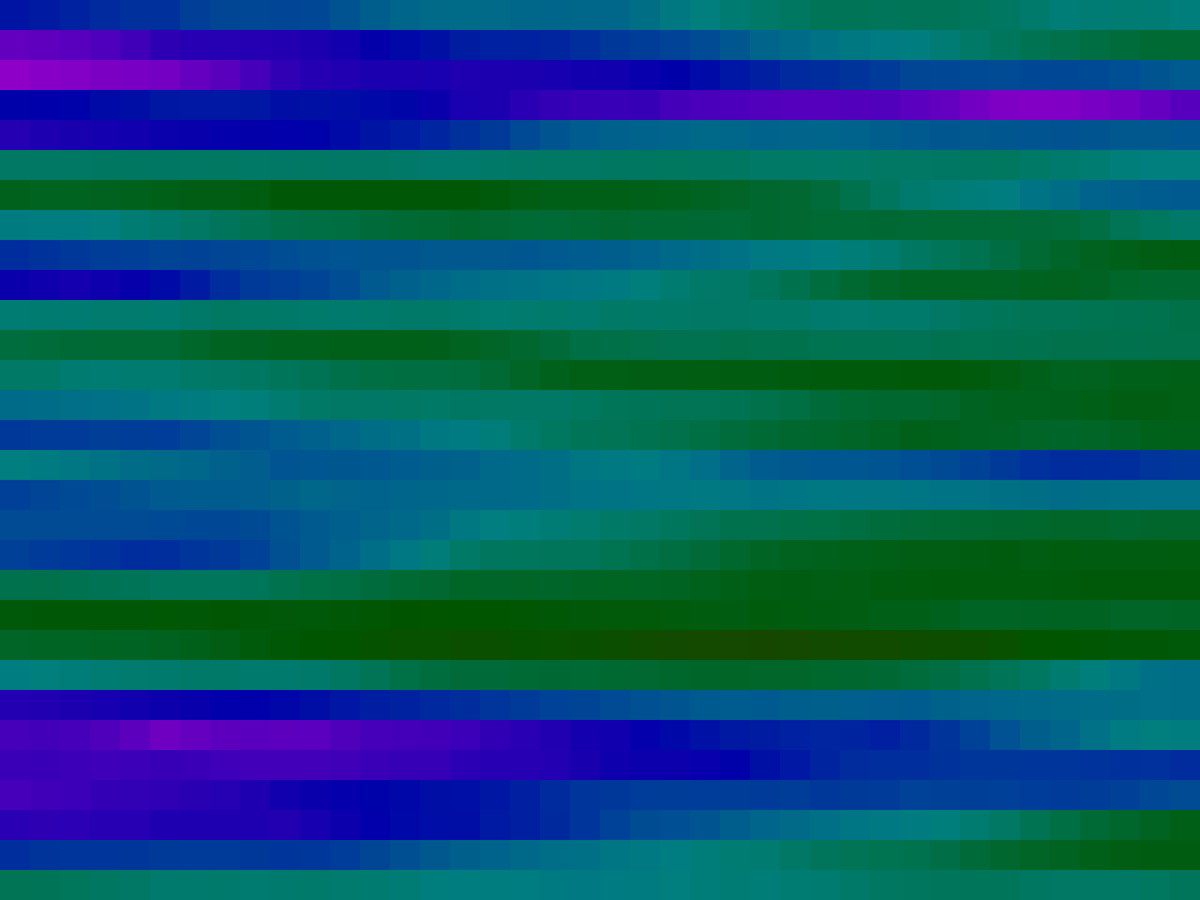
Frame 1 (no input)
Frame 60 (the mouse pressed at the canvas centre just before this capture): identical to frame 1, image omitted
Frame 120 (the mouse held since frame 60 and released just before this capture): identical to frame 1, image omitted

The Processing sketch that drew this single still picture (run headless with seeded random() and noise(); from frame 60 on, the mouse is pressed at the canvas centre):

// Processing sketch: noiseTest
// ── noiseTest.pde
float resX = 40;
float resY;
int recWidth;
int recHeight;
int t = 0;
float notAngle;

void setup() {
  fullScreen();
  noCursor();
  noStroke();
  noiseDetail(10);
  colorMode(HSB);
  notAngle = (float)height/(float)width;
  resY = notAngle * resX;
  //resY = 800;
  recWidth = (int)((float)width/resX);
  recHeight = (int)((float)height/resY);
}

void draw() {
  //t += 1;
  background(0);
  for (float x = 0; x < width; x += recWidth) {
    for (float y = 0; y < height; y += recHeight) {
      float n = noise(0.5*(x+t)/(float)width, 10*(y+t)/(float)height);
      float c = n*255;
      fill(c, 255, c);
      rect((int)x, (int)y, (int)recWidth, (int)recHeight);
    }
  }
}
